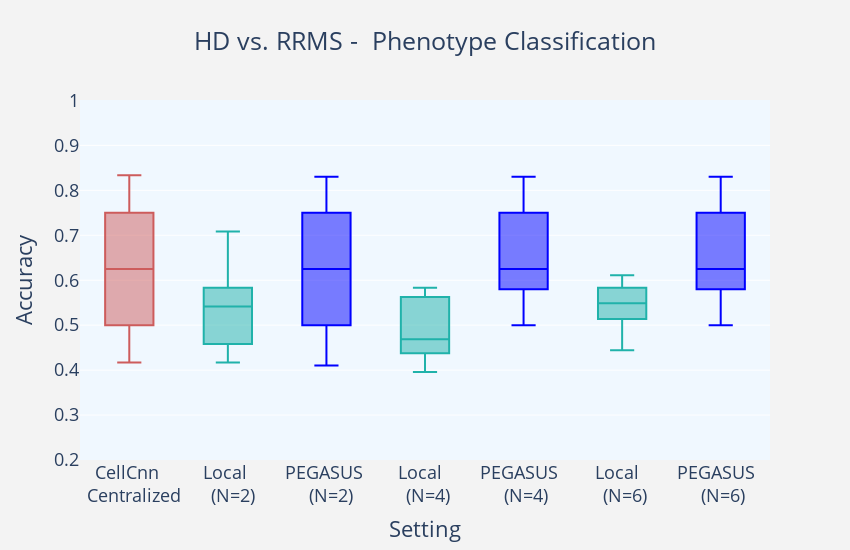
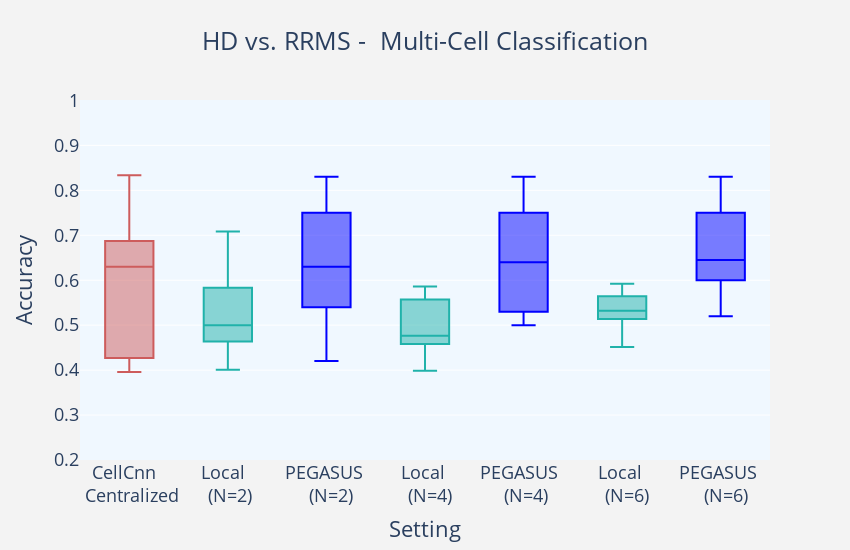

These figures' notebook cell, in order:
### Markdown cell above
# Boxplots
The script generates the boxplots used in the paper by reading the results from respective excell sheets 
experiment = 'RRMS' or 'NIND'
sampling = 'BagSample' or 'PerSample'
metric =

### Code cell
import plotly.express as px
import pandas
import plotly.graph_objects as go
import os
experiment = 'RRMS'
sampling = 'BagSample'
metric= 'Accuracy'

fileToWrite = 'AccuracyFigures/'+experiment+'_'+sampling+'_'+metric
fileName='AllResults_'+experiment+'_10runs_'+ sampling + '.xlsx'

df = pandas.read_excel(fileName)

dfPhenotype = df.loc[df['Classification']== 'Phenotype Classification']
dfMultiCell = df.loc[df['Classification']== 'Multi-cell Classification']
# fig = px.box(dfPhenotype, x="Runs", y="Accuracy")
# fig.show()
colors = ['rgba(93, 164, 214, 0.5)', 'rgba(255, 144, 14, 0.5)', 'rgba(44, 160, 101, 0.5)',
          'rgba(255, 65, 54, 0.5)', 'rgba(207, 114, 255, 0.5)', 'rgba(127, 96, 0, 0.5)']


#Phenotype classification data to color.. 
cellcnn = dfPhenotype.loc[dfPhenotype['Runs']== 'CellCnn Centralized']
local2 = dfPhenotype.loc[dfPhenotype['Runs']== 'Local_2']
local4 = dfPhenotype.loc[dfPhenotype['Runs']== 'Local_4']
local6 = dfPhenotype.loc[dfPhenotype['Runs']== 'Local_6']
peg2 = dfPhenotype.loc[dfPhenotype['Runs']== 'PEGASUS (N=2)']
peg4 = dfPhenotype.loc[dfPhenotype['Runs']== 'PEGASUS (N=4)']
peg6 = dfPhenotype.loc[dfPhenotype['Runs']== 'PEGASUS (N=6)']

fig = go.Figure()
fig.add_trace(go.Box(y=cellcnn[metric],name='CellCnn <br>  Centralized',
                marker_color = 'indianred'))
fig.add_trace(go.Box(y=local2[metric], name='Local <br>  (N=2)',
                marker_color = 'lightseagreen'  ))
fig.add_trace(go.Box(y=peg2[metric], name='PEGASUS <br>  (N=2)',
                marker_color = 'blue'  ))
fig.add_trace(go.Box(y=local4[metric], name='Local  <br> (N=4)',
                marker_color = 'lightseagreen'  ))
fig.add_trace(go.Box(y=peg4[metric], name='PEGASUS  <br> (N=4)',
                marker_color = 'blue'  ))
fig.add_trace(go.Box(y=local6[metric], name='Local  <br> (N=6)',
                marker_color = 'lightseagreen' ))
fig.add_trace(go.Box(y=peg6[metric], name='PEGASUS  <br> (N=6)',
                marker_color = 'blue' ))


fig.update_layout(
    title_text='HD vs. '+experiment+' -  Phenotype Classification', title_x=0.5,
    yaxis_title=metric,
    xaxis_title='Setting',
    boxgap=0.3,
    paper_bgcolor='rgb(243, 243, 243)',
    plot_bgcolor='rgb(243, 243, 243)',
    showlegend=False
)
fig.update_layout(
    plot_bgcolor='aliceblue',
    font=dict(
#         family="Courier New, monospace",
        size=18
    )

)
fig.update_yaxes(range=[0.2, 1.001])
# fig.update_traces(notched=True)

fig.update_layout(
    autosize=False,
    width=850,
    height=550
)


fig.show()
fig.write_image(fileToWrite+"_Phenotype.pdf")
#======================================================================================================#

#Multi-Cell classification data to color.. 
cellcnn = dfMultiCell.loc[dfMultiCell['Runs']== 'CellCnn Centralized']
local2 = dfMultiCell.loc[dfMultiCell['Runs']== 'Local_2']
local4 = dfMultiCell.loc[dfMultiCell['Runs']== 'Local_4']
local6 = dfMultiCell.loc[dfMultiCell['Runs']== 'Local_6']
peg2 = dfMultiCell.loc[dfMultiCell['Runs']== 'PEGASUS (N=2)']
peg4 = dfMultiCell.loc[dfMultiCell['Runs']== 'PEGASUS (N=4)']
peg6 = dfMultiCell.loc[dfMultiCell['Runs']== 'PEGASUS (N=6)']

fig = go.Figure()
fig.add_trace(go.Box(y=cellcnn[metric],name='CellCnn  <br> Centralized',
                marker_color = 'indianred' ))
fig.add_trace(go.Box(y=local2[metric], name='Local  <br> (N=2)',
                marker_color = 'lightseagreen' ))
fig.add_trace(go.Box(y=peg2[metric], name='PEGASUS <br>  (N=2)',
                marker_color = 'blue' ))
fig.add_trace(go.Box(y=local4[metric], name='Local <br>  (N=4)',
                marker_color = 'lightseagreen' ))
fig.add_trace(go.Box(y=peg4[metric], name='PEGASUS  <br> (N=4)',
                marker_color = 'blue' ))
fig.add_trace(go.Box(y=local6[metric], name='Local <br>  (N=6)',
                marker_color = 'lightseagreen' ))
fig.add_trace(go.Box(y=peg6[metric], name='PEGASUS <br>  (N=6)',
                marker_color = 'blue' ))

fig.update_layout(
    title_text='HD vs. '+experiment+' -  Multi-Cell Classification', title_x=0.5,
    yaxis_title=metric,
    xaxis_title='Setting',
    boxgap=0.3,
    paper_bgcolor='rgb(243, 243, 243)',
    plot_bgcolor='rgb(243, 243, 243)',
    showlegend=False
)
fig.update_layout(
    plot_bgcolor='aliceblue',
    font=dict(
#         family="Courier New, monospace",
        size=18
    )

)
fig.update_yaxes(range=[0.2, 1.001])
# fig.update_traces(notched=True)

fig.update_layout(
    autosize=False,
    width=850,
    height=550
)

fig.show()
fig.write_image(fileToWrite+"_MultiCell.pdf")

### Figure 1 — Plotly figure (JSON) as saved in the notebook; plotly's stock layout.template omitted (floating-point values rounded to 4 significant figures)
{"data": [{"marker": {"color": "indianred"}, "name": "CellCnn <br>  Centralized", "type": "box", "y": [0.8333, 0.75, 0.6667, 0.75, 0.5833, 0.6667, 0.5, 0.4167, 0.5, 0.4167]}, {"marker": {"color": "lightseagreen"}, "name": "Local <br>  (N=2)", "type": "box", "y": [0.4167, 0.5, 0.4583, 0.7083, 0.5833, 0.4167, 0.5417, 0.625, 0.5417, 0.5833]}, {"marker": {"color": "blue"}, "name": "PEGASUS <br>  (N=2)", "type": "box", "y": [0.5, 0.75, 0.58, 0.42, 0.83, 0.83, 0.75, 0.41, 0.67, 0.5]}, {"marker": {"color": "lightseagreen"}, "name": "Local  <br> (N=4)", "type": "box", "y": [0.4583, 0.5833, 0.5417, 0.5833, 0.4583, 0.4792, 0.3958, 0.4375, 0.3958, 0.5625]}, {"marker": {"color": "blue"}, "name": "PEGASUS  <br> (N=4)", "type": "box", "y": [0.58, 0.75, 0.5, 0.67, 0.5, 0.83, 0.67, 0.58, 0.83, 0.58]}, {"marker": {"color": "lightseagreen"}, "name": "Local  <br> (N=6)", "type": "box", "y": [0.5417, 0.5972, 0.6111, 0.5139, 0.5139, 0.5556, 0.5833, 0.5139, 0.5556, 0.4444]}, {"marker": {"color": "blue"}, "name": "PEGASUS  <br> (N=6)", "type": "box", "y": [0.75, 0.58, 0.67, 0.83, 0.5, 0.58, 0.5, 0.75, 0.67, 0.58]}], "layout": {"autosize": false, "boxgap": 0.3, "font": {"size": 18}, "height": 550, "paper_bgcolor": "rgb(243, 243, 243)", "plot_bgcolor": "aliceblue", "showlegend": false, "title": {"text": "HD vs. RRMS -  Phenotype Classification", "x": 0.5}, "width": 850, "xaxis": {"title": {"text": "Setting"}}, "yaxis": {"range": [0.2, 1.001], "title": {"text": "Accuracy"}}}}

### Figure 2 — Plotly figure (JSON) as saved in the notebook; plotly's stock layout.template omitted (floating-point values rounded to 4 significant figures)
{"data": [{"marker": {"color": "indianred"}, "name": "CellCnn  <br> Centralized", "type": "box", "y": [0.8333, 0.6667, 0.6562, 0.75, 0.6042, 0.6875, 0.5417, 0.4167, 0.4271, 0.3958]}, {"marker": {"color": "lightseagreen"}, "name": "Local  <br> (N=2)", "type": "box", "y": [0.401, 0.4635, 0.4635, 0.7083, 0.5833, 0.4323, 0.5052, 0.6406, 0.4948, 0.5781]}, {"marker": {"color": "blue"}, "name": "PEGASUS <br>  (N=2)", "type": "box", "y": [0.5, 0.75, 0.63, 0.54, 0.83, 0.79, 0.71, 0.42, 0.63, 0.58]}, {"marker": {"color": "lightseagreen"}, "name": "Local <br>  (N=4)", "type": "box", "y": [0.4688, 0.5677, 0.5365, 0.5859, 0.4714, 0.4818, 0.4036, 0.4583, 0.3984, 0.5573]}, {"marker": {"color": "blue"}, "name": "PEGASUS  <br> (N=4)", "type": "box", "y": [0.63, 0.75, 0.51, 0.65, 0.5, 0.83, 0.53, 0.65, 0.76, 0.6]}, {"marker": {"color": "lightseagreen"}, "name": "Local <br>  (N=6)", "type": "box", "y": [0.526, 0.592, 0.592, 0.5156, 0.5122, 0.5451, 0.5642, 0.5139, 0.5382, 0.4514]}, {"marker": {"color": "blue"}, "name": "PEGASUS <br>  (N=6)", "type": "box", "y": [0.75, 0.6, 0.67, 0.83, 0.53, 0.62, 0.52, 0.75, 0.67, 0.6]}], "layout": {"autosize": false, "boxgap": 0.3, "font": {"size": 18}, "height": 550, "paper_bgcolor": "rgb(243, 243, 243)", "plot_bgcolor": "aliceblue", "showlegend": false, "title": {"text": "HD vs. RRMS -  Multi-Cell Classification", "x": 0.5}, "width": 850, "xaxis": {"title": {"text": "Setting"}}, "yaxis": {"range": [0.2, 1.001], "title": {"text": "Accuracy"}}}}
